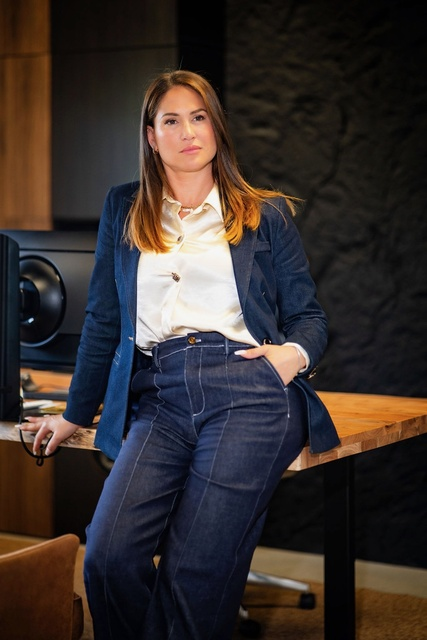
#> input picture madame-caci/photos/originales/bureau-debout.jpg, 427 x 640 px, shrunk from 1024 x 1536 before the run
$ python grade.py
#> lines starting #> are read from the running program, lines starting #| are printed output that depends on the picture
# Étalonnage commun et léger (aucune retouche du visage) : contraste, saturation, légère chaleur.
import os, json
from PIL import Image, ImageEnhance
D = os.path.dirname(os.path.abspath(__file__)); src = os.path.join(D, 'originales'); dst = os.path.join(D, 'traitees'); os.makedirs(dst, exist_ok=True)
SAT = {'jardin-voyage.jpg': .80}
meta = {}
for f in sorted(os.listdir(src)):
    im = Image.open(os.path.join(src, f)).convert('RGB')
#> im is the input picture: PIL image 427x640 RGB; mean R, G, B 55.9, 47.5, 45.2
    im = ImageEnhance.Contrast(im).enhance(1.04)
    im = ImageEnhance.Color(im).enhance(SAT.get(f, .90))
    r, g, b = im.split(); r = r.point(lambda v: min(255, int(v * 1.025))); b = b.point(lambda v: int(v * .965))
#> after `r, g, b = im.split()`:
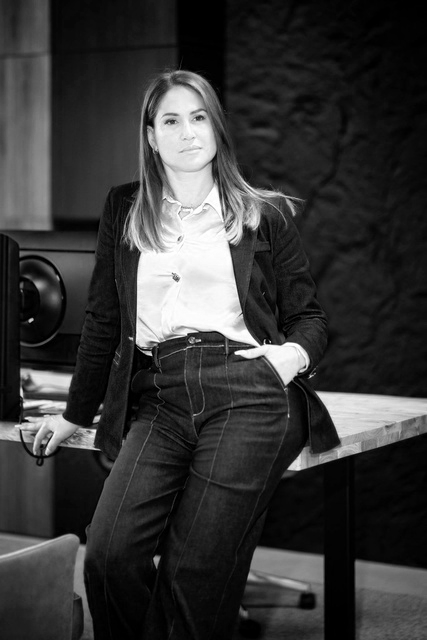
#> r: PIL image 427x640 L; min 0, max 255, mean 54.6
#> after `r, g, b = im.split()`:
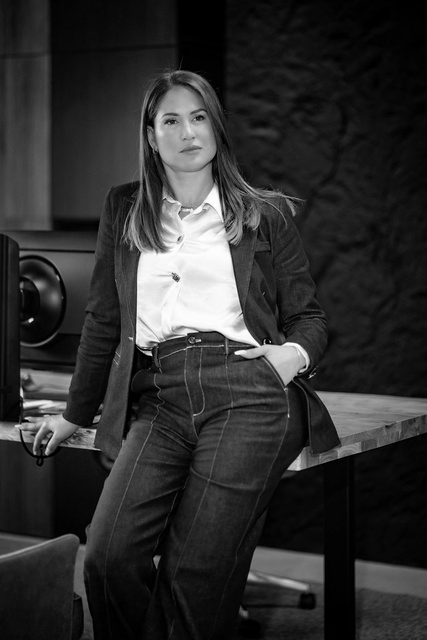
#> g: PIL image 427x640 L; min 0, max 255, mean 47
#> after `r, g, b = im.split()`:
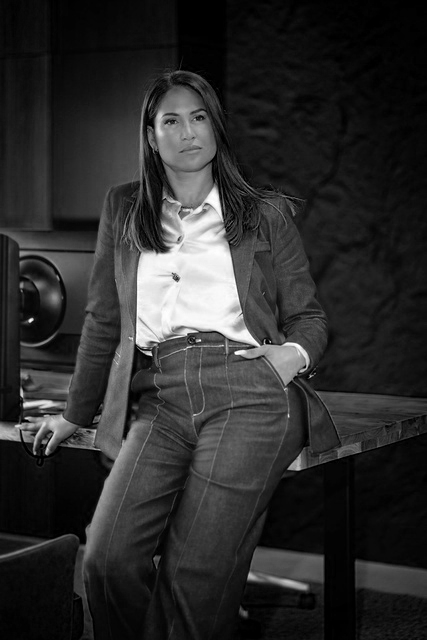
#> b: PIL image 427x640 L; min 0, max 255, mean 44.6
    im = Image.merge('RGB', (r, g, b)); im.save(os.path.join(dst, f), quality=92)
    meta[f[:-4]] = im.size
#> pass 2 of the loop `for f in sorted(os.listdir(src)):`:
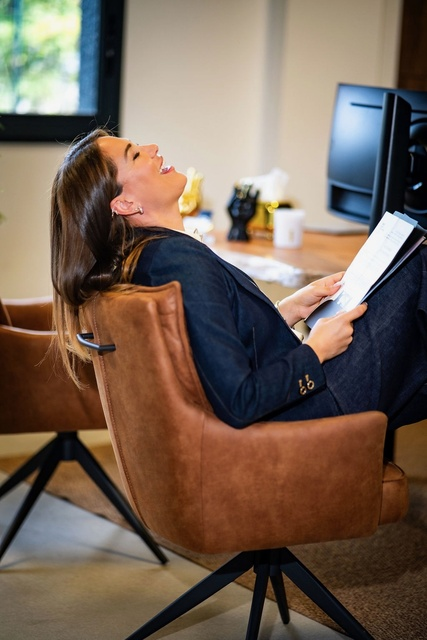
#> input picture madame-caci/photos/originales/bureau-rire-documents.jpg, 427 x 640 px, shrunk from 1024 x 1536 before the run
#> im is the input picture: PIL image 427x640 RGB; mean R, G, B 116.2, 98.3, 84.6
#> `r, g, b = im.split()`:
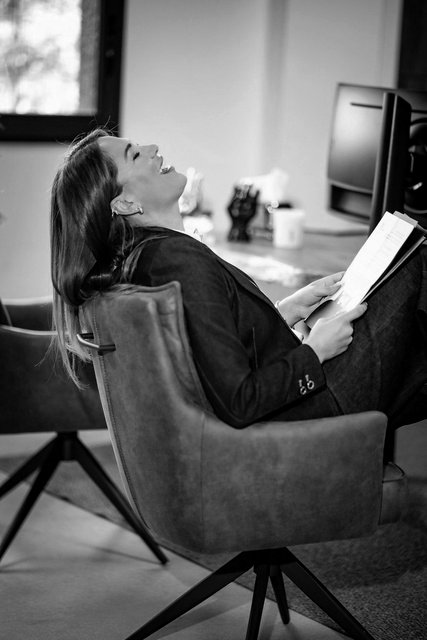
#> g: PIL image 427x640 L; min 0, max 255, mean 97.8
#> `r, g, b = im.split()`:
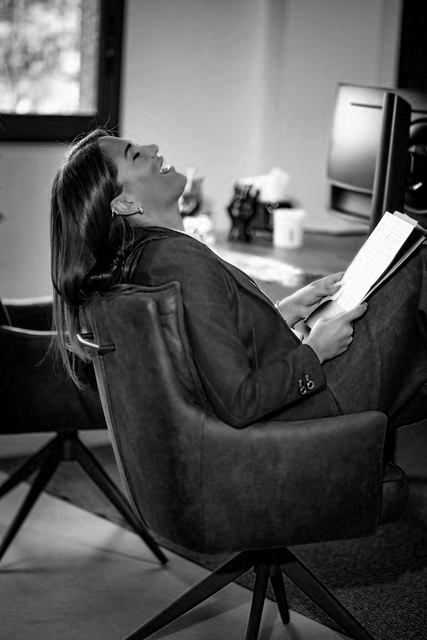
#> b: PIL image 427x640 L; min 0, max 255, mean 84.8
#> pass 3 of the loop `for f in sorted(os.listdir(src)):`:
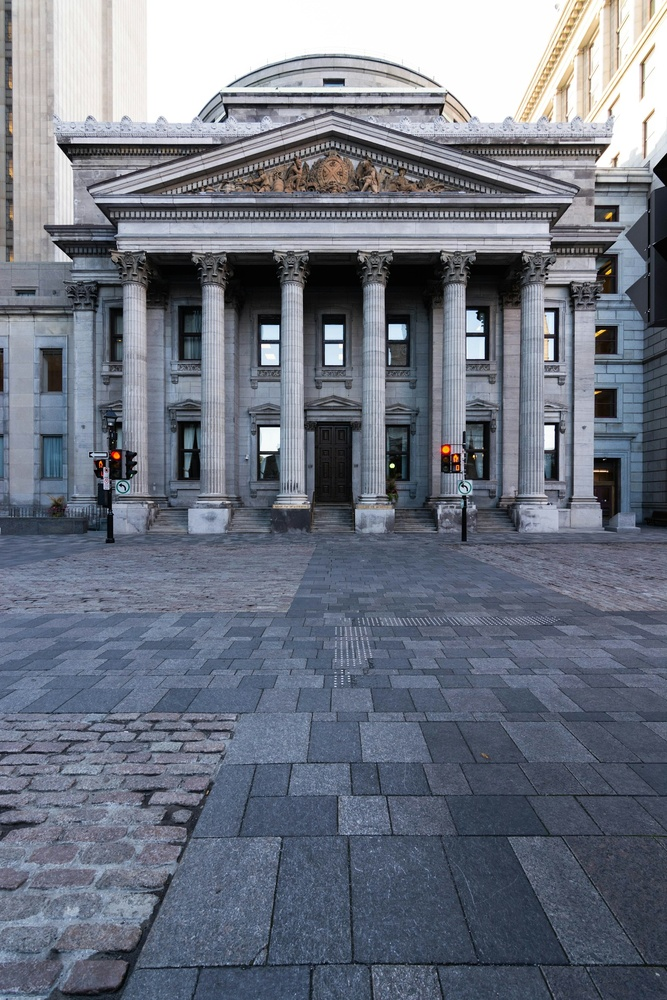
#> input picture madame-caci/photos/originales/illustration-banque-facade.jpg, 667 x 1000 px, shrunk from 1600 x 2400 before the run
#> im is the input picture: PIL image 667x1000 RGB; mean R, G, B 111.4, 117.6, 130.4
#> `r, g, b = im.split()`:
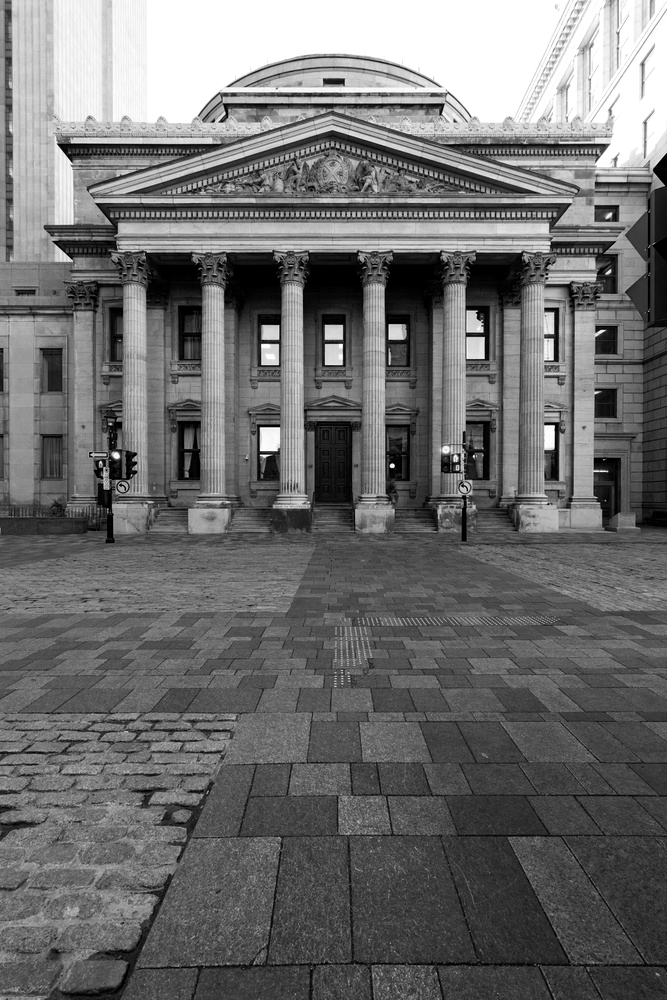
#> r: PIL image 667x1000 L; min 0, max 255, mean 110.6
#> g: PIL image 667x1000 L
#> `r, g, b = im.split()`:
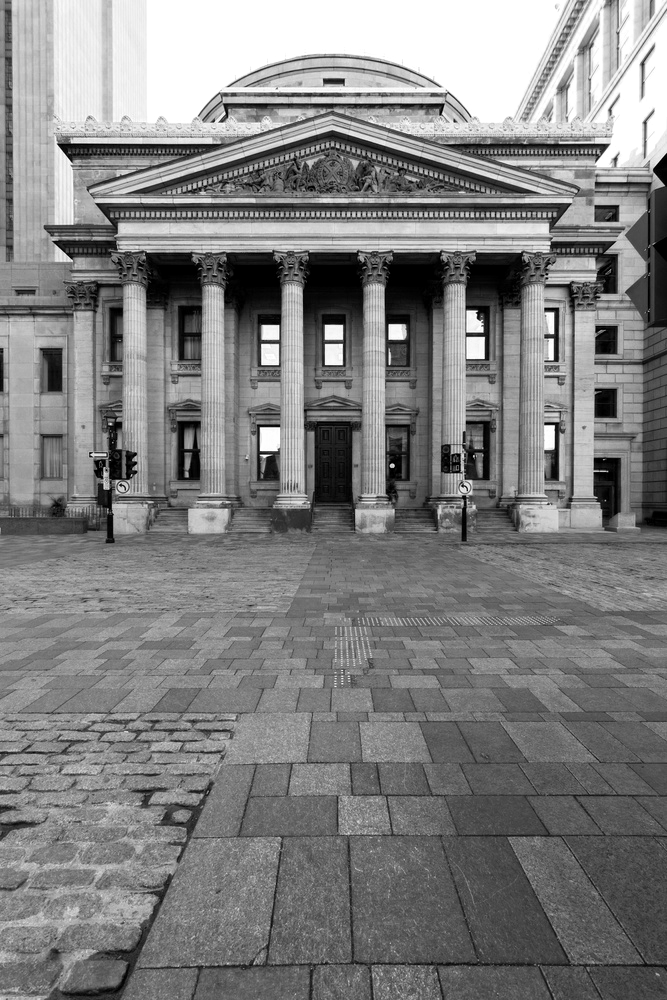
#> b: PIL image 667x1000 L; min 0, max 255, mean 128.5
#> the loop made 4 passes; the first 3 are shown
json.dump(meta, open(os.path.join(D, 'photos.json'), 'w'), indent=1); print(meta)
